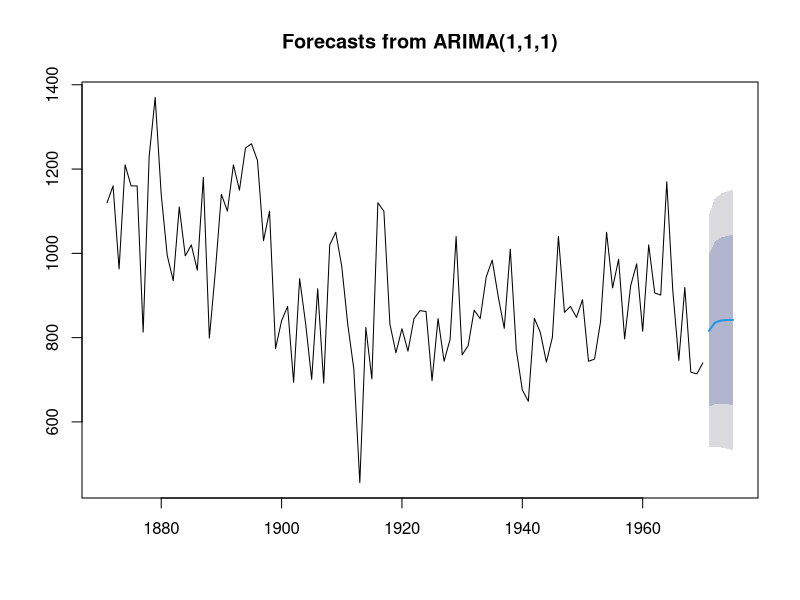
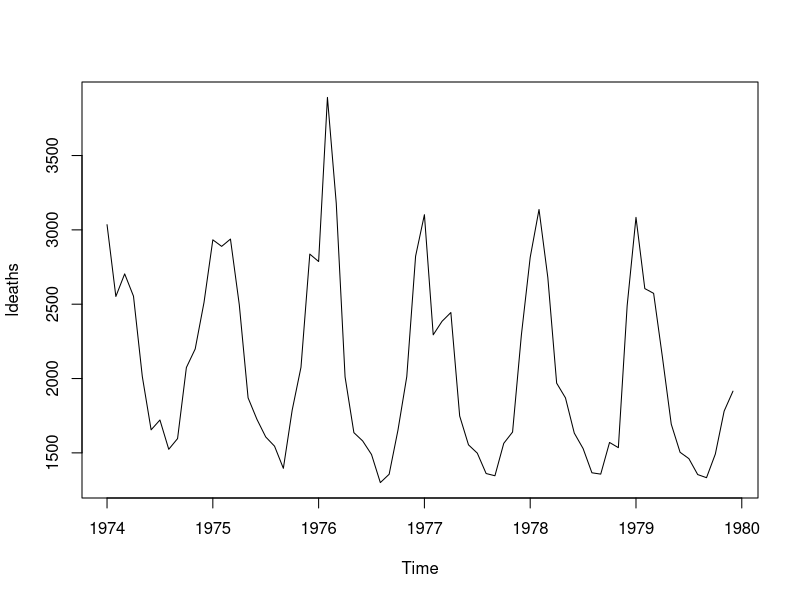
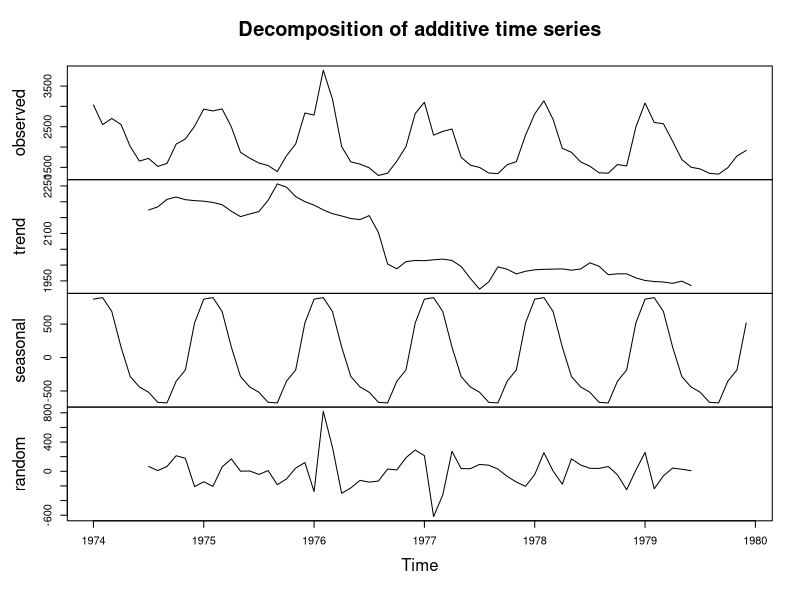
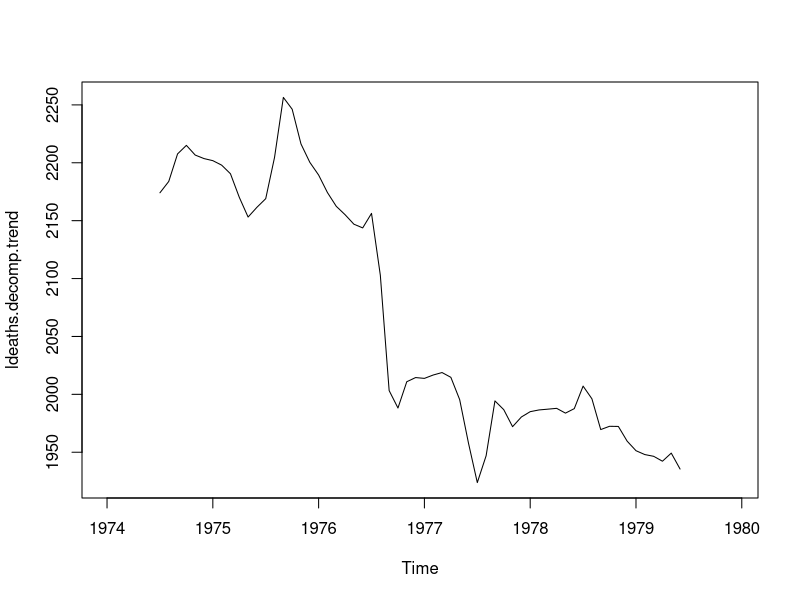
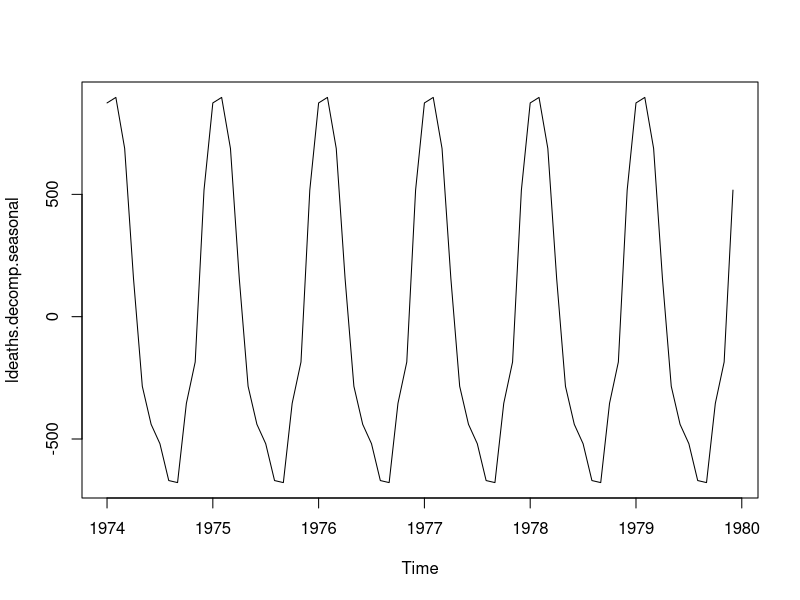

Source code (R) for these figures, in order:
# [실습1] 차분
n <- head(Nile)
n

# 1차 차분
n.diff1 <- diff(n,differences = 1)
n.diff1

# 2차 차분
n.diff2 <- diff(n,differences = 2)
n.diff2


# [실습2] 자기회귀 누적이동평균 모델
# 시계열 자료 : 시간에 따라 관측된 자료
# 대부분의 많은 자료 시계열 자료가 자기회귀 누적이동평균 모델을 따름
install.packages("forecast")      # forecast 패키지 설치하기
library(forecast)                 # forecast 패키지 불러오기

# ARIMA 모형은 기본적으로 비정상 시계열 모형 
auto.arima(Nile)

Nile.arima <- arima(Nile, order=c(1,1,1))
Nile.arima

forecast(Nile.arima, h=5)

plot(forecast(Nile.arima, h=5))

# [실습3] 분해시계열
# 시계열 데이터를 추세/순환/계절/불규칙 요소로 분해하는 기법
# 추세 : 데이터가 장기적으로 증가하거나 감소하는 것
# 순환 : 경기변동과 같이 정치, 경제, 사회적 요인에 의한 변화로, 일정 주기가 없으며 장기적인 변화 현상
# 계절성 : 주, 월, 분기, 반기 단위 등 특정 시간의 주기로 나타나는 패턴
# 불규칙요소 : 예측 불가능한 임이의 변동
plot(ldeaths)

ldeaths.decomp <- decompose(ldeaths)
plot(ldeaths.decomp)

ldeaths.decomp.trend <- ldeaths.decomp$trend
plot(ldeaths.decomp.trend)

ldeaths.decomp.seasonal <- ldeaths.decomp$seasonal
plot(ldeaths.decomp.seasonal)
